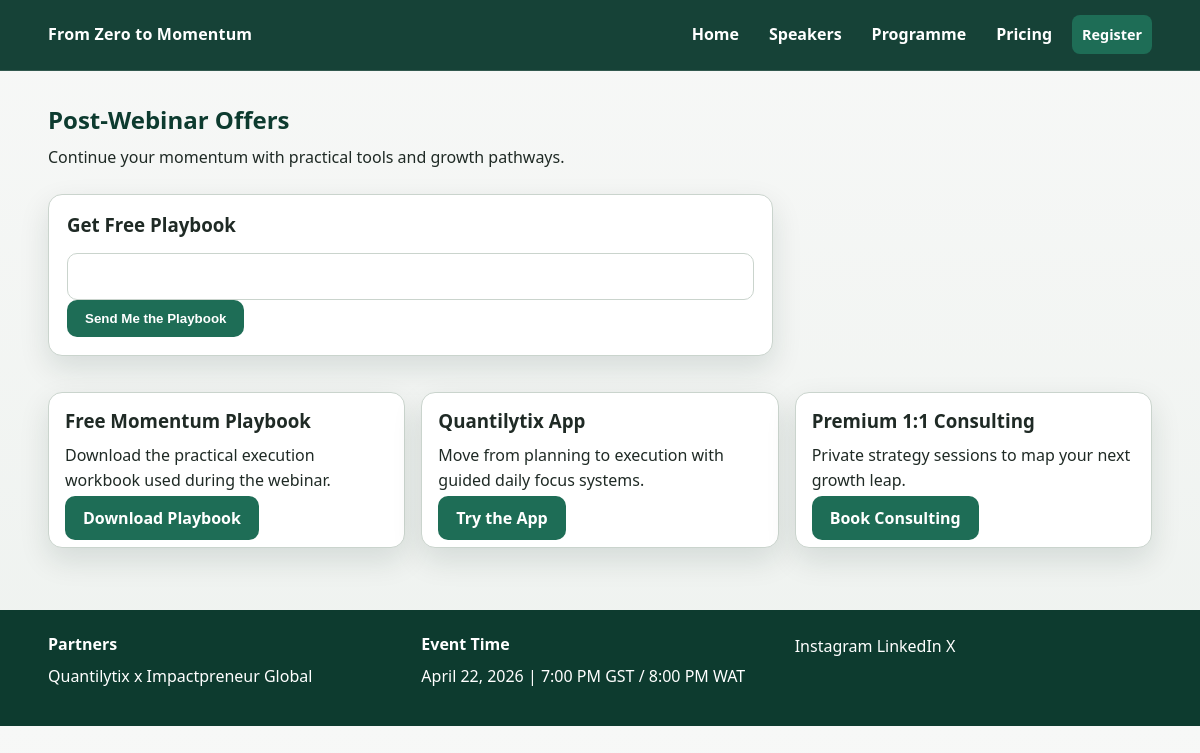
Screenshot of /offers/ with the database file from the repository.
### core/models.py (models this page shows, shortened)
class Offer(models.Model):
    OFFER_TYPES = [
        ('playbook', 'Playbook'),
        ('app', 'App'),
        ('community', 'Community'),
        ('event', 'Next Event'),
        ('consulting', 'Consulting'),
    ]
    title = models.CharField(max_length=120)
    description = models.TextField()
    cta_text = models.CharField(max_length=60, default='Learn More')
    cta_url = models.URLField()
    offer_type = models.CharField(max_length=20, choices=OFFER_TYPES, default='app')
    is_vip_only = models.BooleanField(default=False)
    active = models.BooleanField(default=True)
    display_order = models.PositiveIntegerField(default=0)
    class Meta:
        ordering = ['display_order', 'title']

### core/views.py (the view)
# urls.py: path('offers/', views.offers, name='offers'),
def offers(request):
    reg_id = request.GET.get('registration')
    registration = None
    if reg_id and reg_id.isdigit():
        registration = Registration.objects.filter(id=int(reg_id)).first()
    queryset = Offer.objects.filter(active=True)
    if registration and registration.ticket_tier.name.lower() != 'vip':
        queryset = queryset.filter(is_vip_only=False)
    playbook_form = PlaybookLeadForm()
    context = {
        **global_context(),
        'offers': queryset,
        'registration': registration,
        'playbook_form': playbook_form,
    }
    return render(request, 'core/offers.html', context)

### core/forms.py
class PlaybookLeadForm(forms.ModelForm):
    class Meta:
        model = PlaybookLead
        fields = ['email']

### core/views.py (called while the page is built)
def global_context():
    return {
        'event_title': 'From Zero to Momentum: Mastering Personal Development & Entrepreneurship the African Way',
        'event_hosts': 'Quantilytix x Impactpreneur Global',
        'event_datetime': 'April 22, 2026 | 7:00 PM GST / 8:00 PM WAT',
        'event_start_iso': settings.EVENT_START_ISO,
        'sponsors': Sponsor.objects.filter(active=True),
    }

### templates/core/offers.html (shortened to what this page needs)
{% extends 'base.html' %}
{% block content %}
<section class="container page-head">
    <h1>Post-Webinar Offers</h1>
    <p>Continue your momentum with practical tools and growth pathways.</p>
</section>
<section class="container form-wrap">
    <form method="post" action="{% url 'capture_playbook_lead' %}" class="playbook-form">
        <h3>Get Free Playbook</h3>
        {{ playbook_form.email }}
        <button class="btn" type="submit">Send Me the Playbook</button>
    </form>
</section>
<section class="container cards-grid">
    {% for offer in offers %}
    <article class="offer-card">
        <h3>{{ offer.title }}</h3>
        <p>{{ offer.description }}</p>
        <a
            class="btn"
            href="{{ offer.cta_url }}"
            target="_blank"
            rel="noreferrer"
            data-track="offer_click"
            data-url="{{ offer.cta_url }}"
            data-registration="{% if registration %}{{ registration.id }}{% endif %}"
        >{{ offer.cta_text }}</a>
    </article>
    {% empty %}
    <p>No offers configured yet.</p>
    {% endfor %}
</section>
{% endblock %}

### static/css/styles.css (style rules this page uses)
:root { --green-900: #0d3b2f; --green-800: #125543; --green-700: #1e6d56; --green-500: #2f8f6d; --green-100: #e7f5ef; --gold-500: #c9a227; --stone-50: #f7f8f7; --stone-100: #eef2ef; --stone-300: #cad4cd; --ink: #1f2a25; --white: #ffffff; --radius: 14px; --shadow: 0 12px 30px rgba(9, 42, 32, 0.12); }
* { box-sizing: border-box; }
html, body { margin: 0; padding: 0; }
body { font-family: "Segoe UI", "Helvetica Neue", Arial, sans-serif; color: var(--ink); background: linear-gradient(180deg, var(--stone-50), var(--stone-100)); line-height: 1.6; }
h1, h2, h3, h4 { margin: 0 0 10px; line-height: 1.25; }
p { margin: 0 0 12px; }
.container { width: min(1120px, 92%); margin: 0 auto; }
.btn { border: 0; border-radius: 10px; padding: 11px 18px; text-decoration: none; cursor: pointer; background: var(--green-700); color: var(--white); font-weight: 700; transition: transform 0.18s ease, background 0.2s ease; }
.page-head { padding: 34px 0 12px; }
.page-head h1 { color: var(--green-900); }
.cards-grid, .pricing-grid, .logo-grid { display: grid; grid-template-columns: repeat(auto-fit, minmax(250px, 1fr)); gap: 16px; padding-bottom: 38px; }
.speaker-card, .pricing-card, .offer-card, .logo-card { background: var(--white); border: 1px solid var(--stone-300); border-radius: var(--radius); padding: 16px; box-shadow: var(--shadow); }
.form-wrap { display: grid; grid-template-columns: 2fr 1fr; gap: 16px; margin-bottom: 36px; }
.reg-form, .playbook-form, .pricing-note, .filter-form { background: var(--white); border: 1px solid var(--stone-300); border-radius: var(--radius); box-shadow: var(--shadow); padding: 18px; }
input, select, textarea { width: 100%; margin-top: 6px; border-radius: 10px; border: 1px solid var(--stone-300); padding: 10px; font: inherit; }

### rows the page displays
Offer: title "Free Momentum Playbook", description "Download the practical execution workbook used during the webinar.", cta_text "Download Playbook"
Offer: title "Quantilytix App", description "Move from planning to execution with guided daily focus systems.", cta_text "Try the App"
Offer: title "Premium 1:1 Consulting", description "Private strategy sessions to map your next growth leap.", cta_text "Book Consulting"

### other values shown
{{ event_hosts }} "Quantilytix x Impactpreneur Global"
{{ event_datetime }} "April 22, 2026 | 7:00 PM GST / 8:00 PM WAT"
